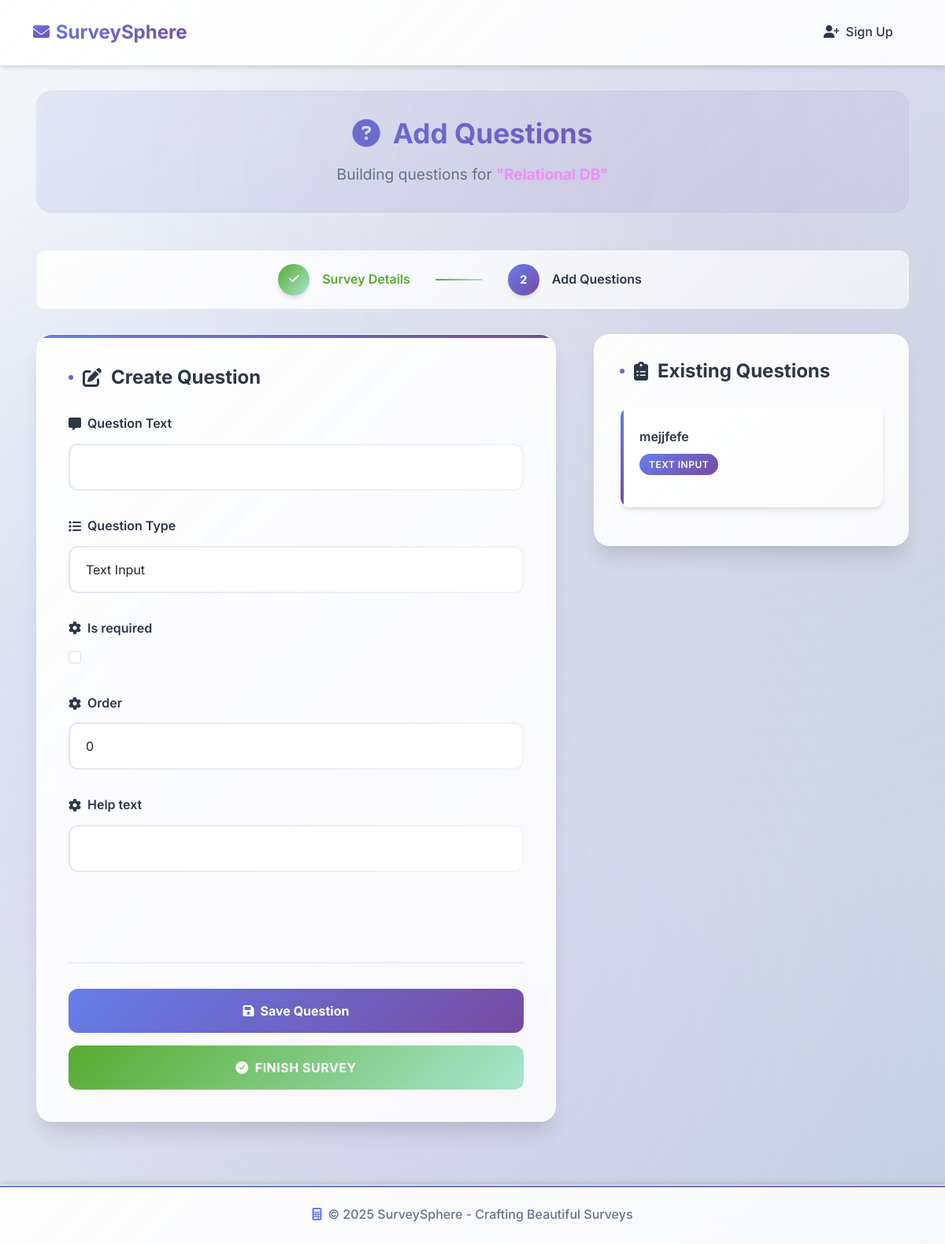
Page /surveys/survey/1/add-questions/ on the earlier database version.
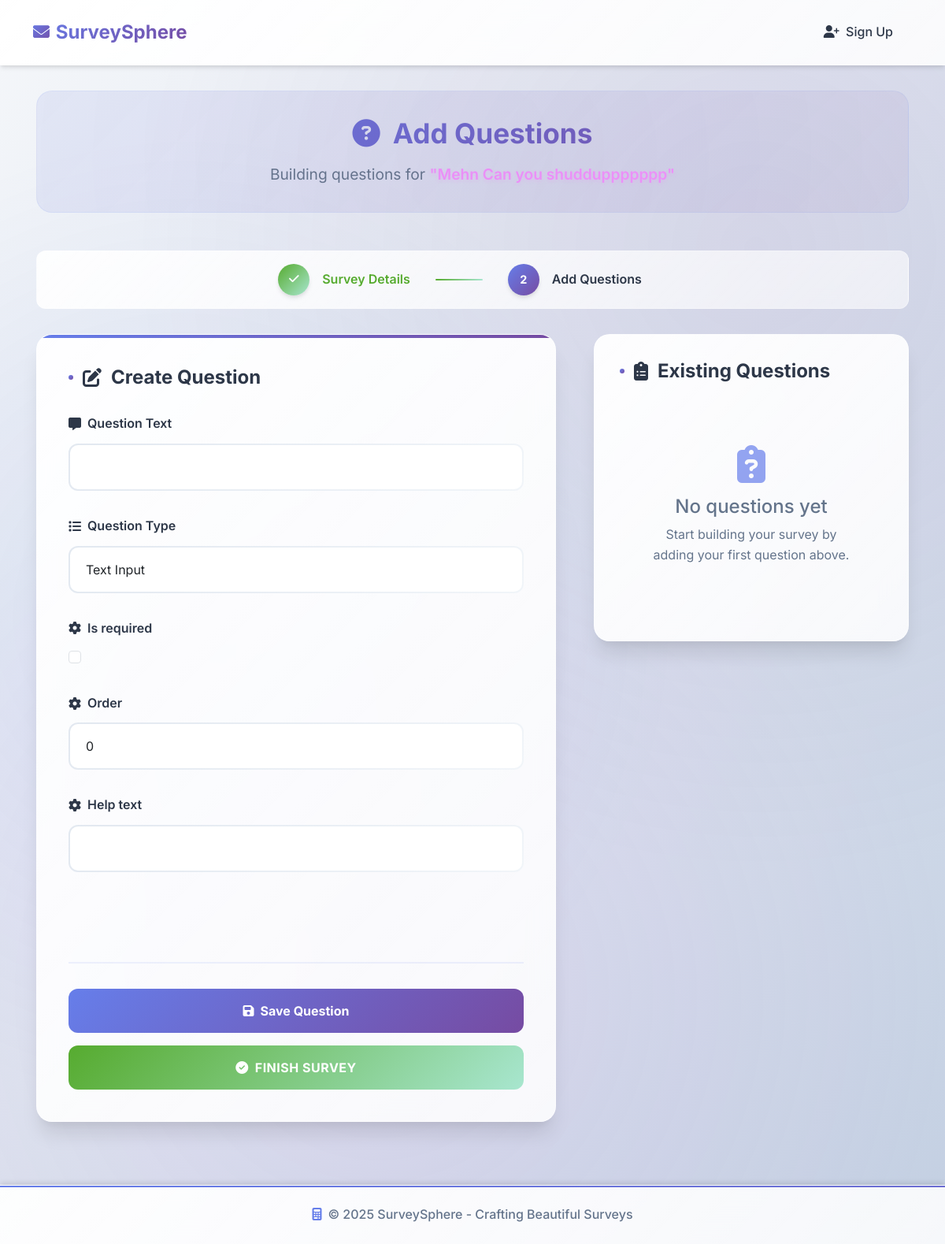
Same page on the later database version.
### surveys/models.py (models this page shows, shortened)
class Survey(models.Model):
    title = models.CharField(max_length=200)
    description = models.TextField(blank=True)
    created_at = models.DateTimeField(auto_now_add=True)
    updated_at = models.DateTimeField(auto_now=True)
    is_active = models.BooleanField(default=True)
    created_by = models.ForeignKey(CustomUser, on_delete=models.CASCADE, related_name="surveys")
    class Meta:
        ordering = ['-created_at']
        verbose_name = "Survey"
        verbose_name_plural = "Surveys"

class Question(models.Model):
    QUESTION_TYPES = (
        ('text', 'Text Input'),
        ('textarea', 'Long Text'),
        ('radio', 'Single Choice'),
        ('checkbox', 'Multiple Choice'),
        ('rating', 'Rating Scale'),
        ('email', 'Email'),
        ('number', 'Number'),
    )
    survey = models.ForeignKey(Survey, on_delete=models.CASCADE, related_name="questions")
    text = models.CharField(max_length=500)  # Increased for longer questions
    question_type = models.CharField(max_length=20, choices=QUESTION_TYPES, default='text')
    is_required = models.BooleanField(default=False)
    order = models.PositiveIntegerField(default=0)  # For question ordering
    help_text = models.CharField(max_length=200, blank=True)
    class Meta:
        ordering = ['order', 'id']
        unique_together = ['survey', 'order']

### surveys/views.py (the view)
# urls.py: path("survey/<int:survey_id>/add-questions/", views.add_questions, name="add_questions"),
def add_questions(request, survey_id):
    survey = get_object_or_404(Survey, id=survey_id)
    if request.method == 'POST':
        question_form = QuestionCreationForm(request.POST)
        if question_form.is_valid():
            try:
                with transaction.atomic():
                    question = question_form.save(commit=False)
                    question.survey = survey
                    question.save()
                    if question.question_type in ['radio', 'checkbox']:
                        options_text = request.POST.getlist('options[]')
                        if not options_text or all(not text.strip() for text in options_text):
                            raise ValidationError("Choice questions must have at least one option.")
                        for order, text in enumerate(options_text, 1):
                            if text.strip():  # avoid empty option fields
                                Option.objects.create(
                                    question=question,
                                    text=text.strip(),
                                    order=order
                                )
                messages.success(request, "Question added successfully!")
                return redirect('surveys:add_questions', survey_id=survey.id)
            except ValidationError as e:
                messages.error(request, str(e))
            except Exception as e:
                messages.error(request, f"An error occurred: {str(e)}")
        else:
            messages.error(request, "Please fix the errors below.")
    else:
        question_form = QuestionCreationForm()
    questions = survey.questions.prefetch_related('options').all()
    return render(request, 'surveys/add_questions.html', {
        'survey': survey,
        'form': question_form,
        'questions': questions,
    })

### surveys/forms.py (shortened to what this page needs)
class QuestionCreationForm(forms.ModelForm):
    class Meta:
        model = Question
        fields = ['text', 'question_type', 'is_required', 'order', 'help_text']
        widgets = {
            'text': forms.TextInput(attrs={'class': 'form-control'}),
            'question_type': forms.Select(attrs={'class': 'form-select'}),
            'is_required': forms.CheckboxInput(attrs={'class': 'form-check-input'}),
            'order': forms.NumberInput(attrs={'class': 'form-control'}),
            'help_text': forms.TextInput(attrs={'class': 'form-control'}),
        }

### surveys/templates/surveys/add_questions.html (shortened to what this page needs)
{% extends "base.html" %}
{% block content %}
<div class="questions-hero">
    <h1 class="questions-title">
        <i class="fas fa-question-circle me-3"></i>Add Questions
    </h1>
    <p style="font-size: 1.2rem; color: var(--text-secondary); margin: 0;">
        Building questions for <span class="survey-name">"{{ survey.title }}"</span>
    </p>
</div>
<div class="progress-steps">
    <div class="step step-completed">
        <div class="step-number"><i class="fas fa-check"></i></div>
        <div class="step-label">Survey Details</div>
        <div class="step-connector"></div>
    </div>
    <div class="step step-active">
        <div class="step-number">2</div>
        <div class="step-label">Add Questions</div>
    </div>
</div>
<div class="main-content">
    <div class="form-section">
        <h2 class="section-title">
            <i class="fas fa-edit"></i>
            Create Question
        </h2>
       <form method="post" action="{% url 'surveys:add_questions' survey.id %}" id="questionForm">
    <div class="form-group">
        <label class="form-label" for="{{ form.text.id_for_label }}">
            <i class="fas fa-comment-alt"></i>
            Question Text
        </label>
        {{ form.text }}
    </div>
    <div class="form-group">
        <label class="form-label" for="{{ form.question_type.id_for_label }}">
            <i class="fas fa-list"></i>
            Question Type
        </label>
        {{ form.question_type }}
    </div>
    {% for field in form %}
        {% if field.name != 'text' and field.name != 'question_type' %}
        <div class="form-group">
            <label class="form-label" for="{{ field.id_for_label }}">
                <i class="fas fa-cog"></i>
                {{ field.label }}
            </label>
            {{ field }}
        </div>
        {% endif %}
    {% endfor %}
    <div class="form-actions">
        <button type="submit" class="btn save-question-btn">
            <i class="fas fa-save me-2"></i>Save Question
        </button>
    </div>
</form>
<form method="get" action="{% url 'surveys:create_success' %}" style="margin-top: 1rem;">
    <button type="submit" class="btn done-btn w-100">
        <i class="fas fa-check-circle me-2"></i>Finish Survey
    </button>
</form>
    </div>
    <div class="questions-list-section">
        <h3 class="section-title">
            <i class="fas fa-clipboard-list"></i>
            Existing Questions
        </h3>
        {% if questions %}
            <div class="questions-list">
                {% for question in questions %}
                <div class="question-item">
                    <div class="question-text">{{ question.text }}</div>
                    <div class="question-type">{{ question.get_question_type_display }}</div>
                </div>
                {% endfor %}
            </div>
        {% else %}
            <div class="empty-state">
                <i class="fas fa-clipboard-question"></i>
                <h4>No questions yet</h4>
                <p>Start building your survey by adding your first question above.</p>
            </div>
        {% endif %}
    </div>
</div>
{% endblock %}

Differences in the rows shown:
removed Question: text "mejjfefe", question_type "TEXT INPUT"
changed Survey: title "Relational DB" → "Mehn Can you shudduppppppp"
Other differences:
text now shown: "No questions yet Start building your survey by adding your first question above."
